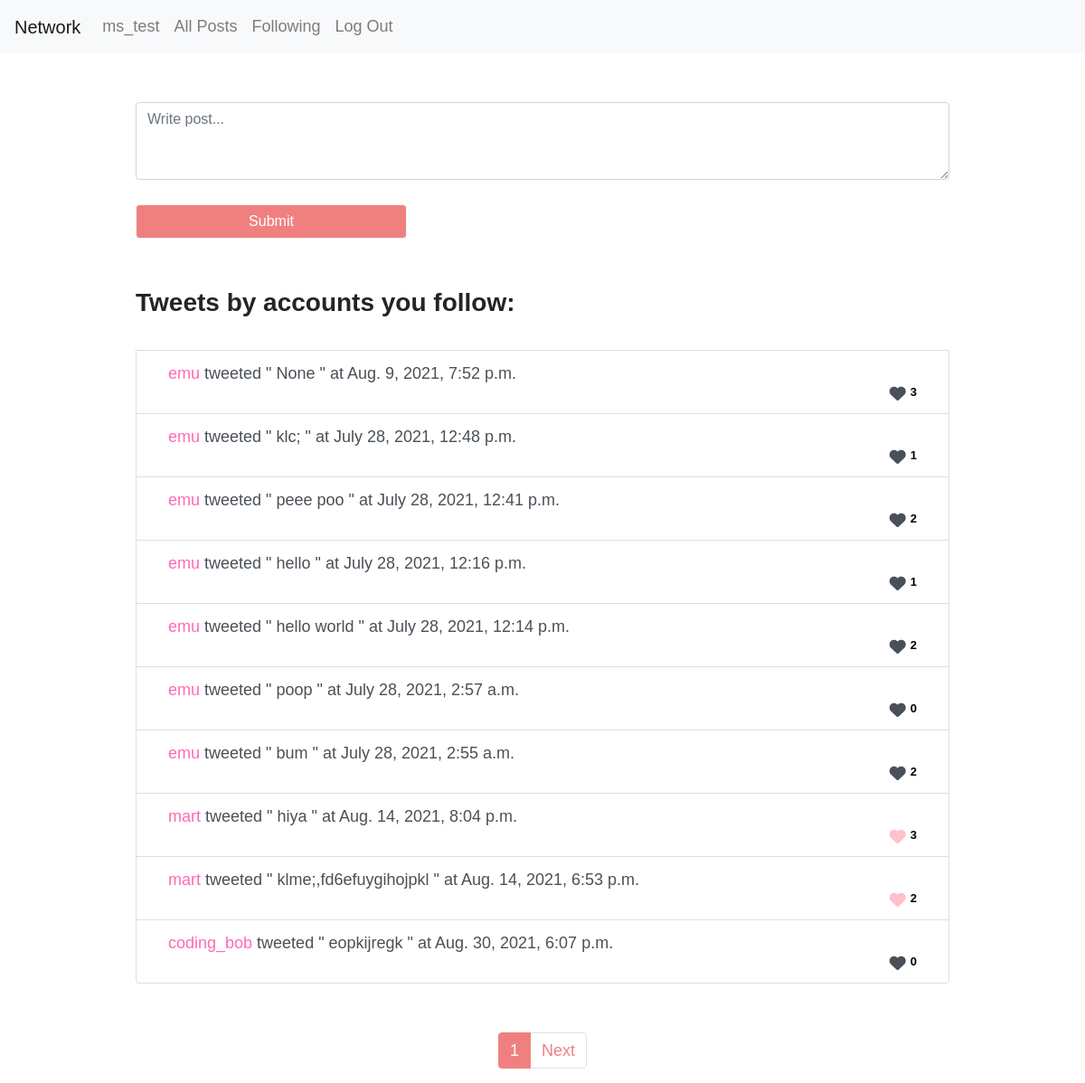
Screenshot of /following/?page=1 (signed in) with the database file from the repository.
### network/models.py (models this page shows, shortened)
class User(AbstractUser):
    pass

class Post(models.Model):
    user = models.ForeignKey(User, on_delete=models.CASCADE, default=0)
    user_name = models.CharField(max_length=25, default="string", null=True, blank=True)
    post = models.CharField(max_length=1440, default='', null=True, blank=True)
    time_added = models.DateTimeField(max_length=64, default=datetime.now(timezone.utc))
    likes = models.IntegerField(default="0")

### network/views.py (the view)
# urls.py: path("following/", views.load_following, name="following"),
def load_following(request):
    flow = Follow.objects.filter(follower=request.user.id)
    following = flow.values_list('followee')
    following_list = []
    for i in following:
        fols = Post.objects.filter(user=i[0]).order_by('-time_added')
        followings = fols.values_list('id', 'user', 'user_name', 'post', 'time_added', 'likes')
        following_list.append(followings)
    new_list = []
    for sublist in following_list:
        for item in sublist:
            new_list.append(item)
    smem = Like.objects.filter(liker=request.user.id)
    smeg = smem.values_list('post')
    liked_posts = []
    for i in smeg:
        liked_posts.append(i[0])
    hello = new_list
    paginator = Paginator(hello, 10)
    page_number = request.GET.get('page', 2)
    page_obj = paginator.get_page(page_number)
    print(page_obj, ": page obj")
    return render(request, "network/following.html", {
        "page_obj": page_obj,
        "hello": hello,
        "following_list": following_list,
        "following": following,
        "liked_posts": liked_posts
    })

### network/templates/network/following.html (shortened to what this page needs)
{% extends "network/layout.html" %}
{% block body %}
{% if user.is_authenticated %}
<div style="padding-left: 150px; padding-right: 150px;">
   <br><br>
    <form method="POST" action="{% url 'submit' %}">
        <textarea class="form-control" rows="3" name="submitto" placeholder="Write post..." required></textarea><br>
        <button class="btn btn-light" type="submit">Submit</button></form>
        {% endif %}<br><br>
        <h3><b>Tweets by accounts you follow:</h3></b><br>
        {% if not following %}
        You don't follow anyone yet!
        {% else %}
        {% for i in page_obj %}
        <li class="list-group-item list-group-item-action"> <div class="container">
        <div id="divvo_{{ i.0 }}"><div class="tweeto_{{ i.0 }}"> <a href="{% url 'load_profile' i.1 %}"> {{ i.2 }} </a>tweeted " {{ i.3 }} " at {{ i.4 }} </div> </div>
        {% if user.is_authenticated and i.0 not in liked_posts %}
        <i class="fas fa-heart" id="authenticatedheart{{i.0}}"><div class="likes" id="likes{{i.0}}">   {{i.5}}</div> </i>
        {% elif i.0 in liked_posts %}
        <i class="fas fa-heart" id="authenticatedheart{{i.0}}" style="color:pink;"><div class="likes" id="likes{{i.0}}">   {{i.5}}</div> </i>
        {% else %}
        <i class="fas fa-heart" id="unauthenticatheart{{i.0}}"><div class="likes" id="likes{{i.0}}">   {{i.5}}</div> </i>
        {% endif %}
        {% endfor %}
        </li></div><br><br>
        {% endif %}
        {% endblock %}

### network/templates/network/layout.html (shortened to what this page needs)
{% load static %}
<!DOCTYPE html>
<html lang="en">
    <head>
        <link rel="stylesheet" href="https://stackpath.bootstrapcdn.com/bootstrap/4.4.1/css/bootstrap.min.css">
        <link href="{% static 'network/styles.css' %}" rel="stylesheet">
    </head>
    <body>
        <nav class="navbar navbar-expand-lg navbar-light bg-light">
            <a class="navbar-brand" href="#">Network</a>
            <div>
              <ul class="navbar-nav mr-auto">
                {% if user.is_authenticated %}
                    <li class="nav-item">
                        <a class="nav-link" href="{% url 'load_profile' user.id %}"><strong>{{ user.username }}</strong></a>
                    </li>
                {% endif %}
                <li class="nav-item">
                  <a class="nav-link" href="{% url 'index' %}">All Posts</a>
                </li>
                {% if user.is_authenticated %}
                    <li class="nav-item">
                        <a class="nav-link" href="{% url 'following' %}">Following</a>
                    </li>
                    <li class="nav-item">
                        <a class="nav-link" href="{% url 'logout' %}">Log Out</a>
                    </li>
                {% endif %}
              </ul>
            </div>
          </nav>
        <div class="body">
            {% block body %}
            {% endblock %}
           <div>
                <ul class="pagination justify-content-center">
                  {% if page_obj.paginator.num_pages > 1 %}
                  {% for n in page_obj.paginator.page_range %}
                  {% if page_obj.number == n %}
                  <li class="page-item active">
                      <a class="page-link" href="?page={{ n }}">{{ n }}</a>
                  </li>
                  {% endif %}
                  {% endfor %}
                  {% endif %}
                  {% if page_obj.has_next %}
                  <li class="page-item">
                      <a class="page-link" href="?page={{ page_obj.next_page_number }}">
                          Next
                      </a>
                  </li>
                  {% endif %}
              </ul>
            </div>
        </div>
    </body>
</html>

### network/static/network/styles.css (style rules this page uses)
body { font-family: Arial, Helvetica, sans-serif; font-size: large; font-weight: 100 }
.list-group-item { display: flex; flex-direction: row; justify-content: space-between; }
.likes { font-family: Arial, Helvetica, sans-serif; color: black; float:right; font-size: small; text-align: right; margin-left: 5px; }
.fa-heart { float: right; text-align: right; }
.container { position: relative; }
.btn-light { background: lightcoral; width: 300px; color: white; }
a { color: hotpink; cursor: pointer; cursor: hand; }
.pagination > li > a { background-color: white; color: lightcoral; }
.pagination > .active > a { color: white; background-color: lightcoral !Important; border: solid 1px lightcoral !Important; }

### rows the page displays
User: username "ms_test"
Post: user_name "emu", i "None", time_added "Aug. 9, 2021, 7:52 p.m.", likes "3"
Post: user_name "emu", post "klc;", time_added "July 28, 2021, 12:48 p.m.", likes "1"
Post: user_name "emu", post "peee poo", time_added "July 28, 2021, 12:41 p.m.", i "2"
Post: user_name "emu", post "hello", time_added "July 28, 2021, 12:16 p.m.", likes "1"
Post: user_name "emu", post "hello world", time_added "July 28, 2021, 12:14 p.m.", i "2"
Post: user_name "emu", post "poop", time_added "July 28, 2021, 2:57 a.m.", likes "0"
Post: user_name "emu", post "bum", time_added "July 28, 2021, 2:55 a.m.", i "2"
Post: user_name "mart", post "hiya", time_added "Aug. 14, 2021, 8:04 p.m.", i "3"
Post: user_name "mart", post "klme;,fd6efuygihojpkl", time_added "Aug. 14, 2021, 6:53 p.m.", likes "2"
Post: user_name "coding_bob", post "eopkijregk", time_added "Aug. 30, 2021, 6:07 p.m.", likes "0"

### other values shown
{{ n }} "1"
